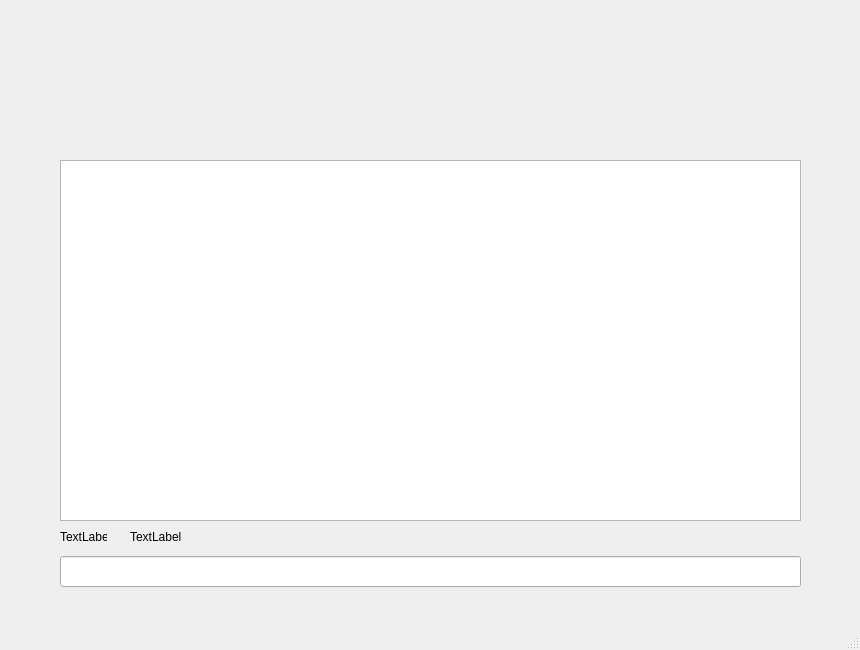
<?xml version="1.0" encoding="UTF-8"?>
<ui version="4.0">
 <class>MainWindow</class>
 <widget class="QMainWindow" name="MainWindow">
  <property name="geometry">
   <rect>
    <x>0</x>
    <y>0</y>
    <width>860</width>
    <height>650</height>
   </rect>
  </property>
  <property name="windowTitle">
   <string>MainWindow</string>
  </property>
  <property name="autoFillBackground">
   <bool>true</bool>
  </property>
  <widget class="QWidget" name="centralwidget">
   <property name="autoFillBackground">
    <bool>false</bool>
   </property>
   <widget class="QLineEdit" name="lineEdit">
    <property name="geometry">
     <rect>
      <x>60</x>
      <y>556</y>
      <width>741</width>
      <height>31</height>
     </rect>
    </property>
   </widget>
   <widget class="QPushButton" name="button1">
    <property name="geometry">
     <rect>
      <x>760</x>
      <y>560</y>
      <width>31</width>
      <height>21</height>
     </rect>
    </property>
    <property name="text">
     <string/>
    </property>
    <property name="icon">
     <iconset>
      <normaloff>İkonlar/icon_send.png</normaloff>İkonlar/icon_send.png</iconset>
    </property>
    <property name="iconSize">
     <size>
      <width>70</width>
      <height>30</height>
     </size>
    </property>
    <property name="checkable">
     <bool>false</bool>
    </property>
    <property name="autoRepeat">
     <bool>false</bool>
    </property>
    <property name="autoExclusive">
     <bool>false</bool>
    </property>
    <property name="flat">
     <bool>true</bool>
    </property>
   </widget>
   <widget class="QTextBrowser" name="textBrowser">
    <property name="geometry">
     <rect>
      <x>60</x>
      <y>160</y>
      <width>741</width>
      <height>361</height>
     </rect>
    </property>
   </widget>
   <widget class="QPushButton" name="pushButton">
    <property name="geometry">
     <rect>
      <x>60</x>
      <y>110</y>
      <width>81</width>
      <height>31</height>
     </rect>
    </property>
    <property name="cursor">
     <cursorShape>PointingHandCursor</cursorShape>
    </property>
    <property name="text">
     <string/>
    </property>
    <property name="icon">
     <iconset>
      <normaloff>İkonlar/icon_copy3.png</normaloff>İkonlar/icon_copy3.png</iconset>
    </property>
    <property name="iconSize">
     <size>
      <width>81</width>
      <height>31</height>
     </size>
    </property>
    <property name="flat">
     <bool>true</bool>
    </property>
   </widget>
   <widget class="QPushButton" name="pushButton_2">
    <property name="geometry">
     <rect>
      <x>150</x>
      <y>110</y>
      <width>81</width>
      <height>31</height>
     </rect>
    </property>
    <property name="cursor">
     <cursorShape>PointingHandCursor</cursorShape>
    </property>
    <property name="text">
     <string/>
    </property>
    <property name="icon">
     <iconset>
      <normaloff>İkonlar/icon_clear3.png</normaloff>İkonlar/icon_clear3.png</iconset>
    </property>
    <property name="iconSize">
     <size>
      <width>81</width>
      <height>31</height>
     </size>
    </property>
    <property name="flat">
     <bool>true</bool>
    </property>
   </widget>
   <widget class="QPushButton" name="pushButton_3">
    <property name="geometry">
     <rect>
      <x>720</x>
      <y>110</y>
      <width>81</width>
      <height>31</height>
     </rect>
    </property>
    <property name="cursor">
     <cursorShape>PointingHandCursor</cursorShape>
    </property>
    <property name="text">
     <string/>
    </property>
    <property name="icon">
     <iconset>
      <normaloff>İkonlar/icon_info5.png</normaloff>İkonlar/icon_info5.png</iconset>
    </property>
    <property name="iconSize">
     <size>
      <width>81</width>
      <height>31</height>
     </size>
    </property>
    <property name="flat">
     <bool>true</bool>
    </property>
   </widget>
   <widget class="QPushButton" name="pushButton_4">
    <property name="geometry">
     <rect>
      <x>240</x>
      <y>110</y>
      <width>81</width>
      <height>31</height>
     </rect>
    </property>
    <property name="cursor">
     <cursorShape>PointingHandCursor</cursorShape>
    </property>
    <property name="text">
     <string/>
    </property>
    <property name="icon">
     <iconset>
      <normaloff>İkonlar/icon_weather.png</normaloff>İkonlar/icon_weather.png</iconset>
    </property>
    <property name="iconSize">
     <size>
      <width>81</width>
      <height>31</height>
     </size>
    </property>
    <property name="flat">
     <bool>true</bool>
    </property>
   </widget>
   <widget class="QLabel" name="label">
    <property name="geometry">
     <rect>
      <x>60</x>
      <y>530</y>
      <width>47</width>
      <height>13</height>
     </rect>
    </property>
    <property name="text">
     <string>TextLabel</string>
    </property>
   </widget>
   <widget class="QLabel" name="label_2">
    <property name="geometry">
     <rect>
      <x>130</x>
      <y>530</y>
      <width>150</width>
      <height>13</height>
     </rect>
    </property>
    <property name="text">
     <string>TextLabel</string>
    </property>
   </widget>
  </widget>
  <widget class="QStatusBar" name="statusbar"/>
 </widget>
 <resources/>
 <connections/>
</ui>
